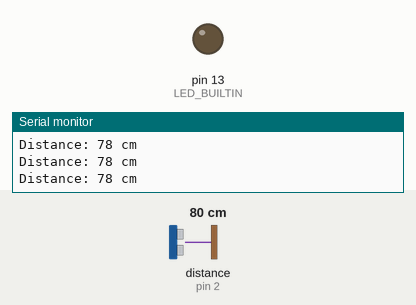
Simulated run of this sketch. Board: Arduino Uno, built with avr-gcc and run on an emulated ATmega328P. On the bench: output pins drawn as LEDs (lit = HIGH), the last lines printed to the serial monitor. Wiring (inferred from the names in the program): ultrasonic range finder: trigger pin 9; echo pin 2. Dashed ring = blinking. The test bench sets the inputs (shaded band); at power-on: distance to the obstacle (sensor on pin 2) 80 cm. The echo pulse lasts 58.3 µs per cm; pins used as bus, display or sensor lines are not drawn.

Above: at 1.3 s.
1.4 s: distance to the obstacle (sensor on pin 2) set to 12 cm
2.9 s: distance to the obstacle (sensor on pin 2) set to 9 cm
At 3.4 s:
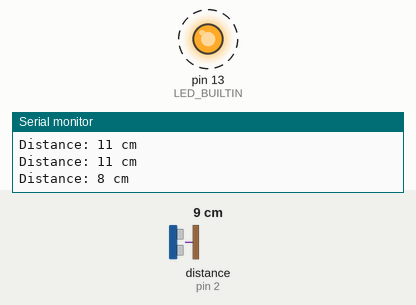
6.0 s: distance to the obstacle (sensor on pin 2) set to 18 cm
At 6.5 s:
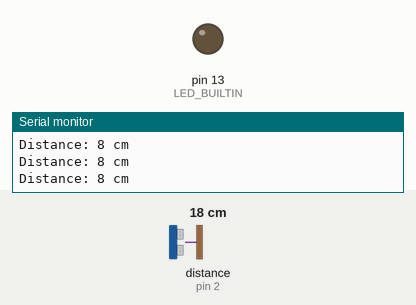
7.5 s: distance to the obstacle (sensor on pin 2) set to 2 cm
At 8.2 s:
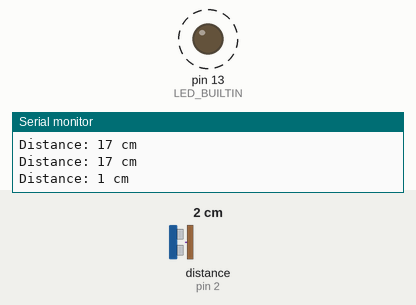
Timing chart, 0 to 11.6 s (numbered marks = the images above; inputs shaded):
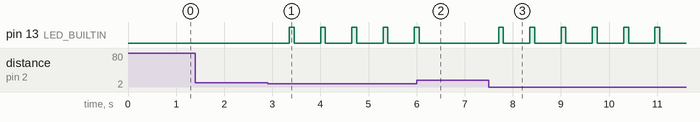

Measured:
- the behaviour switches between 11 and 10 cm on distance to the obstacle (sensor on pin 2) (found by bisection; images 0 and 1)
- after the input at 2.9 s, pin 13 (LED_BUILTIN): alternates HIGH for 0.10 s and LOW for 0.55 s, starting after 0.45 s
- after the input at 6.0 s, pin 13 (LED_BUILTIN): goes on until 6.1 s, then stays LOW
- after the input at 7.5 s, pin 13 (LED_BUILTIN): alternates HIGH for 0.10 s and LOW for 0.55 s, starting after 0.20 s

The sketch:

task1.2P.ino
```cpp
#define TRIG_PIN 9
#define ECHO_PIN 2
#define LED_BUILTIN 13

volatile long startTime = 0;
volatile long duration = 0;
bool measuring = false;

void echoISR() {
    if (digitalRead(ECHO_PIN) == HIGH) {
        // Rising edge: Start timing
        startTime = micros();
        measuring = true;
    } else if (measuring) {
        // Falling edge: Calculate duration
        duration = micros() - startTime;
        measuring = false;
    }
}

void setup() {
    pinMode(TRIG_PIN, OUTPUT);
    pinMode(ECHO_PIN, INPUT);
    pinMode(LED_BUILTIN, OUTPUT);

    Serial.begin(9600);

    // Attach interrupt to the ECHO_PIN (interrupt 0 is for pin 2, interrupt 1 is for pin 3, etc.)
    attachInterrupt(digitalPinToInterrupt(ECHO_PIN), echoISR, CHANGE);
}

void loop() {
    // Trigger ultrasonic pulse
    digitalWrite(TRIG_PIN, LOW);
    delayMicroseconds(2);
    digitalWrite(TRIG_PIN, HIGH);
    delayMicroseconds(10);
    digitalWrite(TRIG_PIN, LOW);

    // Wait for measurement to complete
    delay(50);

    // Calculate distance in cm
    int distance = duration * 0.034 / 2;

    Serial.print("Distance: ");
    Serial.print(distance);
    Serial.println(" cm");

    // Blink LED if object is closer than 10 cm
    if (distance > 0 && distance < 10) {
        digitalWrite(LED_BUILTIN, HIGH);
        delay(100);
        digitalWrite(LED_BUILTIN, LOW);
    }

    delay(500);
}
```
